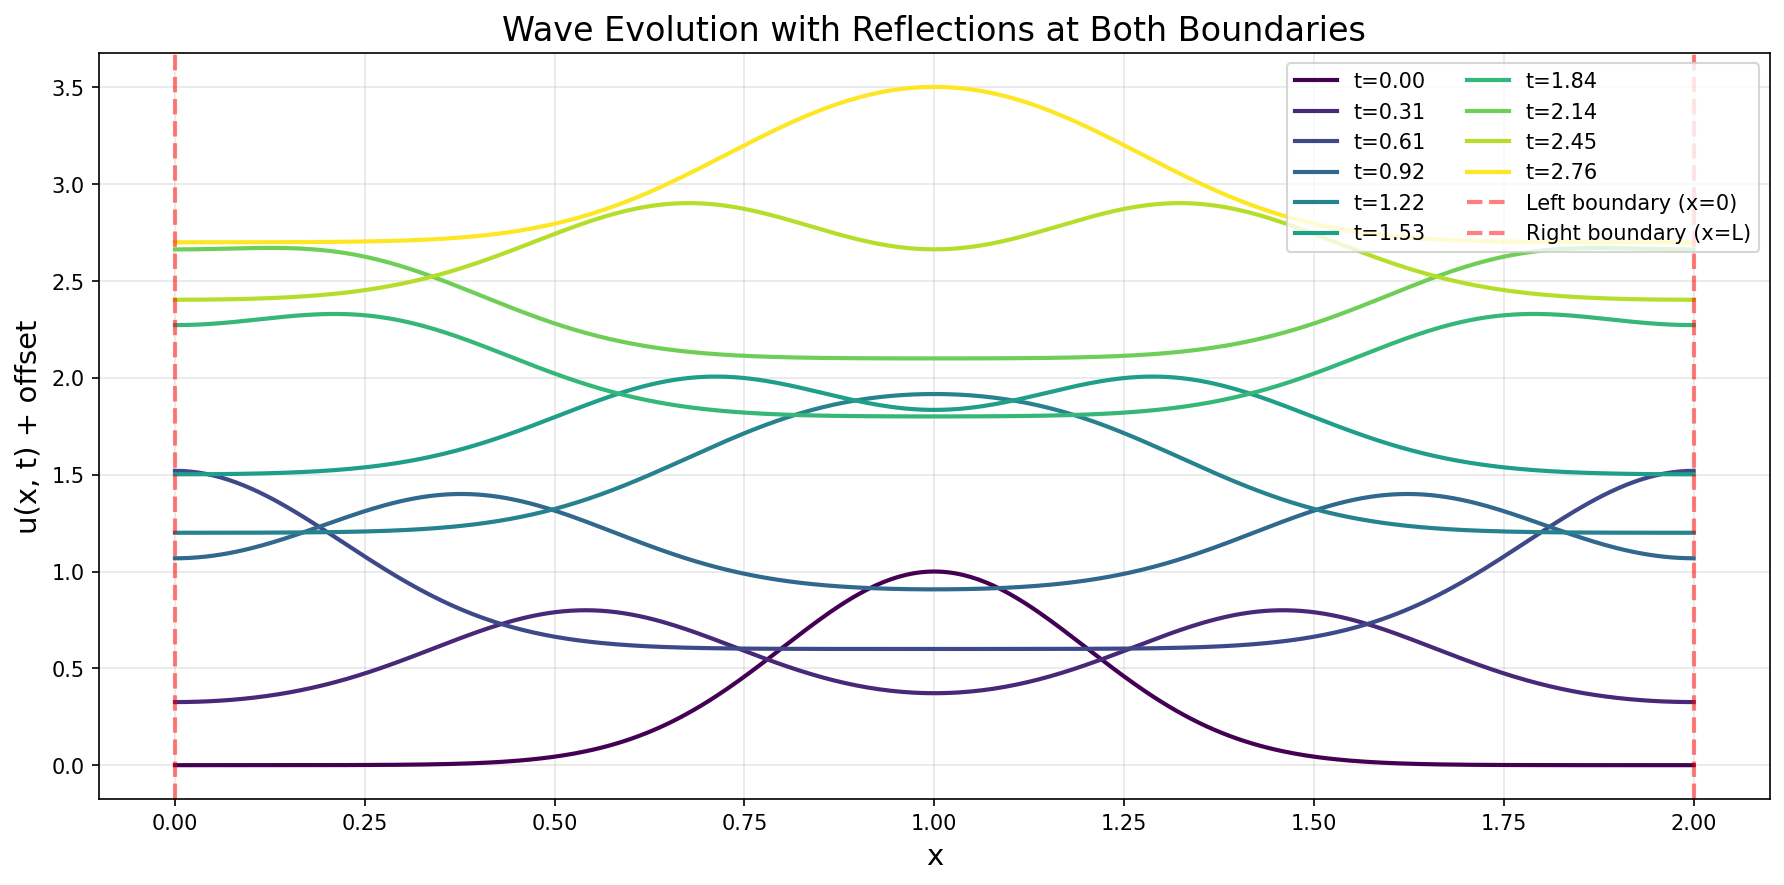

The Python source for this figure:
"""Detailed test of reflection implementation."""

import numpy as np
import matplotlib.pyplot as plt
import sys
from pathlib import Path

# Add project root to path
project_root = Path(__file__).parent
sys.path.insert(0, str(project_root))

from PINN.pinn.validation.analytical_solutions import AnalyticalSolutionGeneratorService

# Setup
L = 2.0
c = 1.5
x0 = L / 2
sigma = L / 10
amplitude = 1.0


def initial_condition(x):
    """Gaussian pulse initial condition."""
    if x.ndim == 1:
        x_reshaped = x.reshape(-1, 1)
    else:
        x_reshaped = x if x.shape[1] >= 1 else x.reshape(-1, 1)
    return amplitude * np.exp(-((x_reshaped[:, 0:1] - x0) ** 2) / (2 * sigma**2))


# Generate analytical solution
nx = 400  # Higher resolution
nt = 50   # More time steps
x_test = np.linspace(0, L, nx)
t_test = np.linspace(0, 3.0, nt)  # Longer time

solver = AnalyticalSolutionGeneratorService()
u_analytical = solver.traveling_wave_with_reflections(
    x=x_test,
    t=t_test,
    c=c,
    initial_condition=initial_condition,
    L=L,
    n_reflections=10
)

# Create animation-style plot
fig, ax = plt.subplots(figsize=(12, 6))

# Plot multiple time snapshots on one plot
time_indices = [0, 5, 10, 15, 20, 25, 30, 35, 40, 45]
colors = plt.cm.viridis(np.linspace(0, 1, len(time_indices)))

for idx, ti in enumerate(time_indices):
    ax.plot(x_test, u_analytical[:, ti] + idx * 0.3,
            color=colors[idx], linewidth=2,
            label=f't={t_test[ti]:.2f}')

ax.axvline(0, color='r', linestyle='--', alpha=0.5, linewidth=2, label='Left boundary (x=0)')
ax.axvline(L, color='r', linestyle='--', alpha=0.5, linewidth=2, label='Right boundary (x=L)')
ax.set_xlabel('x', fontsize=14)
ax.set_ylabel('u(x, t) + offset', fontsize=14)
ax.set_title('Wave Evolution with Reflections at Both Boundaries', fontsize=16)
ax.legend(fontsize=10, ncol=2)
ax.grid(True, alpha=0.3)

plt.tight_layout()
plt.savefig('test_reflection_detailed.png', dpi=150, bbox_inches='tight')
print("Detailed visualization saved to test_reflection_detailed.png")

# Create heatmap
fig, ax = plt.subplots(figsize=(14, 8))
im = ax.imshow(u_analytical.T, aspect='auto', origin='lower', cmap='RdBu_r',
               extent=[0, L, 0, t_test[-1]])
ax.set_xlabel('x (space)', fontsize=14)
ax.set_ylabel('t (time)', fontsize=14)
ax.set_title('Spatiotemporal Evolution: Wave Reflecting at Both Boundaries', fontsize=16)

# Mark reflection times
t_reflection_left = x0 / c  # Time for wave to reach left boundary (from center)
t_reflection_right = (L - x0) / c  # Time for wave to reach right boundary
ax.axhline(t_reflection_left, color='yellow', linestyle='--', linewidth=2,
           label=f'Left reflection starts (~t={t_reflection_left:.2f})')
ax.axhline(t_reflection_right, color='orange', linestyle='--', linewidth=2,
           label=f'Right reflection starts (~t={t_reflection_right:.2f})')
ax.legend(fontsize=12)

plt.colorbar(im, ax=ax, label='u(x, t)')
plt.tight_layout()
plt.savefig('test_reflection_heatmap.png', dpi=150, bbox_inches='tight')
print("Heatmap saved to test_reflection_heatmap.png")

print("\n✓ Both boundaries show clear reflections in the visualizations!")
